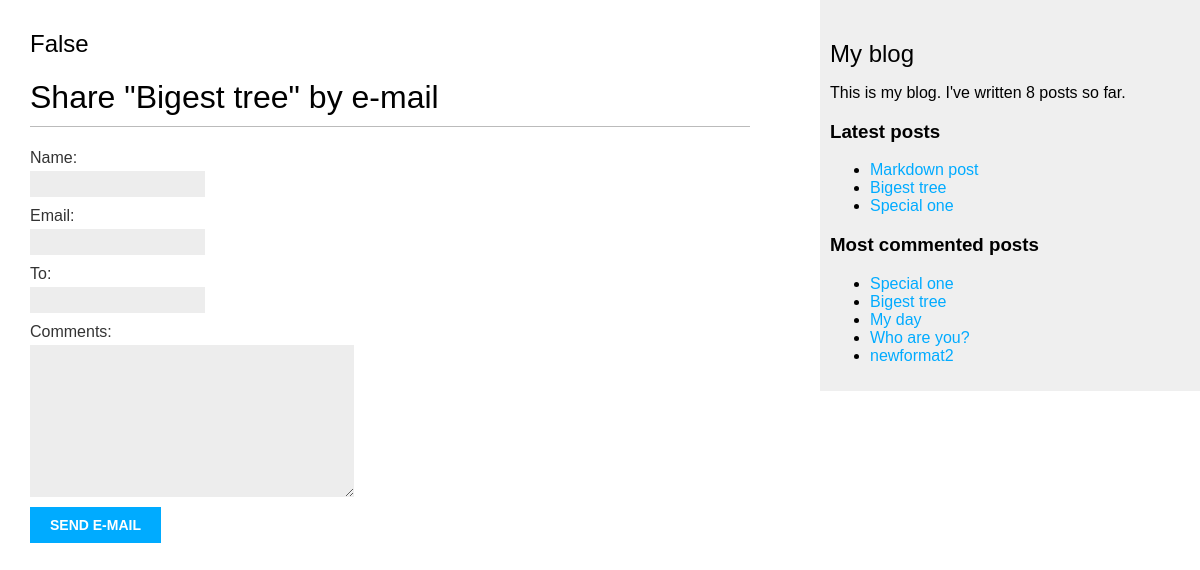
/blog/10/share/, run on the app's committed database.
### blog/models.py (models this page shows, shortened)
class Post(models.Model):
    STATUS_CHOICES = (
        ("draft", "Draft"),
        ("published", "Published"),
    )
    title = models.CharField(max_length=250)
    slug = models.SlugField(max_length=250, unique_for_date="publish")
    author = models.ForeignKey(User, on_delete=models.CASCADE, related_name="blog_post")
    body = models.TextField()
    publish = models.DateTimeField(default=timezone.now)
    created = models.DateTimeField(auto_now_add=True)
    updated = models.DateTimeField(auto_now=True)
    status = models.CharField(max_length=10, choices=STATUS_CHOICES, default="draft")
    objects = models.Manager()  # Менеджер по умолчанию
    published = PublishedManager()  # Our new manager
    tags = TaggableManager()
    class Meta:
        ordering = ("-publish",)
    def get_absolute_url(self):
        return reverse(
            "blog:post_detail",
            args=[self.publish.year, self.publish.month, self.publish.day, self.slug],
        )

### blog/views.py (the view)
# urls.py: path("<int:post_id>/share/", views.post_share, name="post_share"),
def post_share(request, post_id):
    post = get_object_or_404(Post, id=post_id, status="published")
    sent = False
    if request.method == "POST":
        form = EmailPostForm(request.POST)
        if form.is_valid():
            cd = form.cleaned_data
            post_url = request.build_absolute_uri(post.get_absolute_url())
            subject = '{} ({}) recommends you reading "{}"'.format(
                cd["name"], cd["email"], post.title
            )
            message = 'Read "{}" at {}\n\n{}\'s comments: {}'.format(
                post.title, post_url, cd["name"], cd["comments"]
            )
            send_mail(subject, message, "admin@myblog.com", [cd["to"]])
            sent = True
            print(sent)
    else:
        form = EmailPostForm()
    return render(
        request, "blog/post/share.html", {"post": post, "form": form, "sent": sent}
    )

### blog/forms.py
class EmailPostForm(forms.Form):
    name = forms.CharField(max_length=25)
    email = forms.EmailField()
    to = forms.EmailField()
    comments = forms.CharField(required=False, widget=forms.Textarea)

### blog/models.py (called while the page is built)
    def get_queryset(self):
        return super().get_queryset().filter(status="published")

### blog/templatetags/blog_tags.py (called while the page is built)
@register.simple_tag
def total_posts():
    return Post.published.count()

@register.inclusion_tag("blog/post/latest_posts.html")
def show_latest_posts(count=5):
    latest_posts = Post.published.order_by("-publish")[:count]
    return {"latest_posts": latest_posts}

@register.simple_tag
def get_most_commented_posts(count=5):
    return Post.published.annotate(total_comments=Count("comments")).order_by(
        "-total_comments"
    )[:count]

### blog/templates/blog/post/share.html (shortened to what this page needs)
{% extends "blog/base.html" %}
    {% block content %}
        <h2>{{ sent }}</h2>
        {% if sent%}
            <h1>E-mail successfully sent</h1>
            <p>"{{ post.title }}" was successfully sent to {{ form.cleaned_data.to }}.</p>
        {% else %}
            <h1>Share "{{ post.title }}" by e-mail</h1>
            <form action="." method="post">
                {{ form.as_p }}
                <input type="submit" value="Send e-mail">
            </form>
        {% endif %}
    {% endblock %}

### blog/templates/blog/base.html (shortened to what this page needs)
{% load blog_tags %}
{% load static %}
<!DOCTYPE html>
<html>
<head>
    <link rel="stylesheet" href="{% static 'css/blog.css' %}">
</head>
<body>
    <div id="content">
        {% block content %}{% endblock %}
    </div>
    <div id="sidebar">
        <h2>My blog</h2>
        <p>This is my blog. I've written {% total_posts %} posts so far.</p>
        <h3>Latest posts</h3>
        {% show_latest_posts 3 %}
        <h3>Most commented posts</h3>
        {% get_most_commented_posts as most_commented_posts %}
        <ul>
            {% for post in most_commented_posts %}
                <li><a href="{{ post.get_absolute_url }}">{{ post.title }}</a></li>
            {% endfor %}
        </ul>
    </div>
</body>
</html>

### blog/templates/blog/post/latest_posts.html
<ul>
    {% for post in latest_posts %}
        <li><a href="{{ post.get_absolute_url }}">{{ post.title }}</a></li>
    {% endfor %}
</ul>

### blog/static/css/blog.css (style rules this page uses)
body { margin:0; padding:0; font-family:helvetica, sans-serif; }
a { color:#00abff; text-decoration:none; }
h1 { font-weight:normal; border-bottom:1px solid #bbb; padding:0 0 10px 0; }
h2 { font-weight:normal; margin:30px 0 0; }
#content { float:left; width:60%; padding:0 0 0 30px; }
#sidebar { float:right; width:30%; padding:10px; background:#efefef; height:100%; }
label { float:left; clear:both; color:#333; margin-bottom:4px; }
input, textarea { clear:both; float:left; margin:0 0 10px; background:#ededed; border:0; padding:6px 10px; font-size:12px; }
input[type=submit] { font-weight:bold; background:#00abff; color:#fff; padding:10px 20px; font-size:14px; text-transform:uppercase; }

### data on the page
Post: title "Bigest tree"
Post: title "Markdown post"
Post: title "Special one"
Post: title "My day"
Post: title "Who are you?"
Post: title "newformat2"

### other printed values
{{ sent }} "False"
